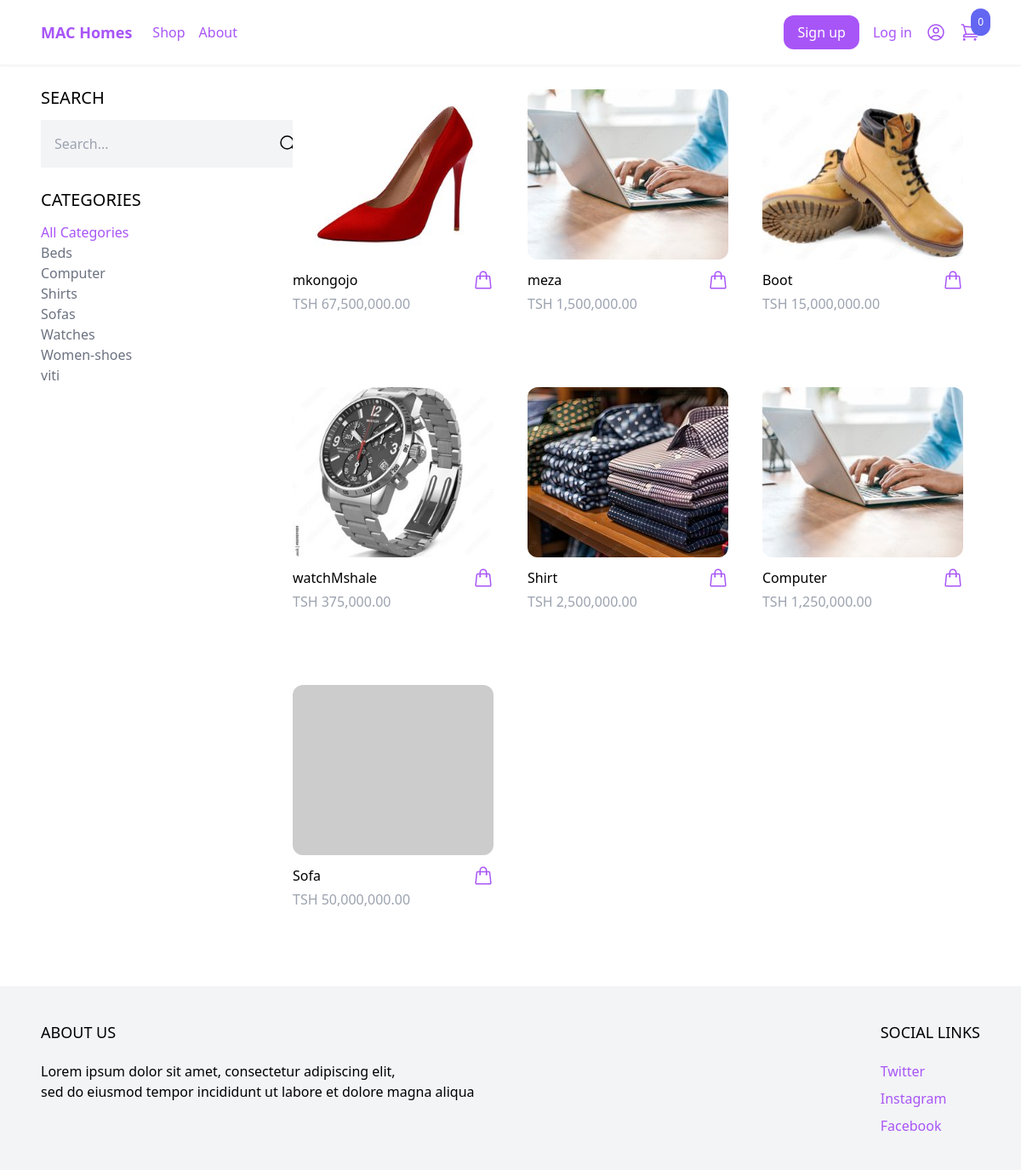
The app's page /shop/ with its own data.
### products/models.py (models this page shows, shortened)
class Category(models.Model):
    name = models.CharField(max_length=255)
    slug = models.SlugField(unique=True)
    class Meta:
        ordering =('name',)

class Product(models.Model):
    category = models.ForeignKey(Category, related_name='product', on_delete=models.CASCADE)
    name = models.CharField(max_length=255)
    slug = models.SlugField()
    description = models.TextField(blank=True, null=True)
    price = models.IntegerField()
    is_featured = models.BooleanField(default=False)
    created_at = models.DateTimeField(auto_now_add=True)
    image = models.ImageField(upload_to='uploads/', blank=True, null=True)
    thumbnail = models.ImageField(upload_to='uploads/', blank=True, null=True)
    class Meta:
        ordering = ('-created_at',)
    def get_display_price(self):
        tsh_price = self.price * 2500  # Convert USD to TSH
        return "TSH {:,.2f}".format(tsh_price)
    def get_thumbnail(self):
        if self.thumbnail:
            return self.thumbnail.url
        else:
            if self.image:
                self.thumbnail = self.make_thumbnail(self.image)
                self.save()
                return self.thumbnail.url
            else:
                return 'https://dummyimage.com/240x240/808080/ffffff'

### core/views.py (the view)
# urls.py: path('shop/', views.shop, name="shop"),
def shop(request):
	categories = Category.objects.all()
	products = Product.objects.all()
	active_category = request.GET.get('category','')
	if active_category:
		products = products.filter(category__slug=active_category)
	query = request.GET.get('search', '')
	if query:
		products = products.filter(Q(name__icontains =query) | Q(description__icontains = query))
	context = {
	     'categories':categories,
	     'products':products,
	     'active_category':active_category,
	     'query': query
	}
	return render(request, 'core/shop.html',context)

### cart/cart.py (called while the page is built)
    def __len__(self):
        return sum(item['quantity'] for item in self.cart.values())

### cart/context_processors.py (called while the page is built)
def cart(request):
    return {'cart': Cart(request)}

### core/templates/core/shop.html (shortened to what this page needs)
{% extends 'core/base.html' %}
{% block content %}
<div class="max-w-6xl flex flex-wrap items-start mx-auto py-6 px-6 xl:px-8">
    <div class="filters w-full lg:w-1/4">
<h3 class="mb-3 text-xl uppercase">Search</h3>
<form method="get" action=".">
   <div class="flex">
        <input type="text" name="search"
    class="p-4 bg-gray-100 border-0"
    placeholder="Search...">
    <button class="p-4 bg-gray-100 border-0">
        <svg xmlns="http://www.w3.org/2000/svg" fill="none" viewBox="0 0 24 24" stroke-width="1.5" stroke="currentColor" class="size-6">
  <path stroke-linecap="round" stroke-linejoin="round" d="m21 21-5.197-5.197m0 0A7.5 7.5 0 1 0 5.196 5.196a7.5 7.5 0 0 0 10.607 10.607Z" />
</svg>
    </button>
   </div>
</form>
<h3 class="mt-6 mb-3 text-xl uppercase">Categories</h3>
<ul>
   <li><a href="{% url 'shop' %}" class="{% if not active_category %} text-purple-500{% else %}text-gray-500{% endif %}">All Categories</a></li>
   {% for category in categories %}
   <li>
    <a href="{% url 'shop' %}?category={{category.slug}}" class="{% if  category.slug == active_category %} text-purple-500{% else%}text-gray-500{% endif %}">{{category.name}}</a>
   </li>
   {% endfor %}
</ul>
    </div>
    <div class="products lg:w-3/4 -mt-4 w-full flex items-center flex-wrap">
        {% for product in products %}
        {% include 'product/partials/product_list_item.html' %}
        {% endfor %}
    </div>
</div>
{% endblock %}

### products/templates/product/partials/product_list_item.html (shortened to what this page needs)
<div class="product-card w-full md:w-1/3 xl:w-1/4 p-5 h-72">
    <a
    href="{% url 'product' product.slug %}">
        <img src="{{ product.get_thumbnail }}" class="rounded-xl hover:shadow-lg object-cover h-48 w-full">
    </a>
    <div class="pt-3 flex items-center justify-between">
        <a href="{% url 'product' product.slug %}">{{ product.name }}</a>
        <a
         hx-get="{% url 'add_to_cart' product.id %}"
    hx-target="#menu-cart-button"
    hx-swap="outerHTML"
         class="text-purple-500 hover:text-purple-800">
        </a>
    </div>
    <p class="pt-1 text-gray-400">{{ product.get_display_price }}</p>
</div>

### products/templates/product/partials/product_list_item.html (style rules this page uses)
.product-card { height: 350px; }
.product-card img { height: 200px; width: 100%; object-fit: cover; }

### records on screen
Category: name "Beds"
Category: name "Computer"
Category: name "Shirts"
Category: name "Sofas"
Category: name "Watches"
Category: name "Women-shoes"
Category: name "viti"
Product: get_thumbnail (picture), name "mkongojo", get_display_price "TSH 67,500,000.00"
Product: get_thumbnail (picture), name "meza", get_display_price "TSH 1,500,000.00"
Product: get_thumbnail (picture), name "Boot", get_display_price "TSH 15,000,000.00"
Product: get_thumbnail (picture), name "watchMshale", get_display_price "TSH 375,000.00"
Product: get_thumbnail (picture), name "Shirt", get_display_price "TSH 2,500,000.00"
Product: get_thumbnail (picture), name "Computer", get_display_price "TSH 1,250,000.00"
Product: name "Sofa", get_display_price "TSH 50,000,000.00"

### other values on screen
{{ cart|length }} "0"
